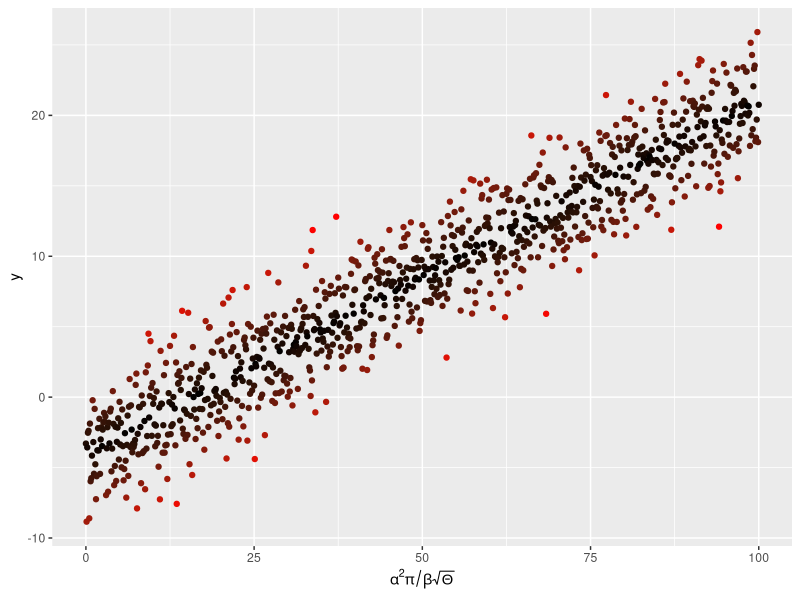
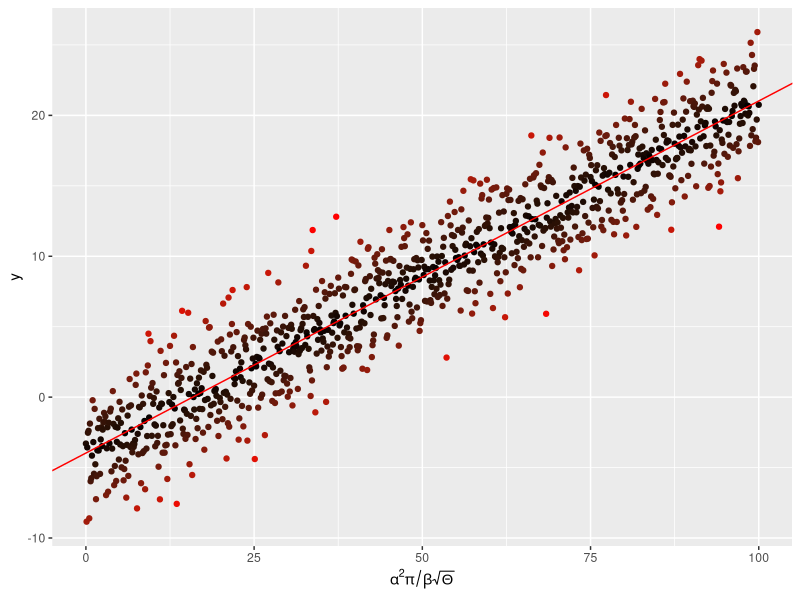
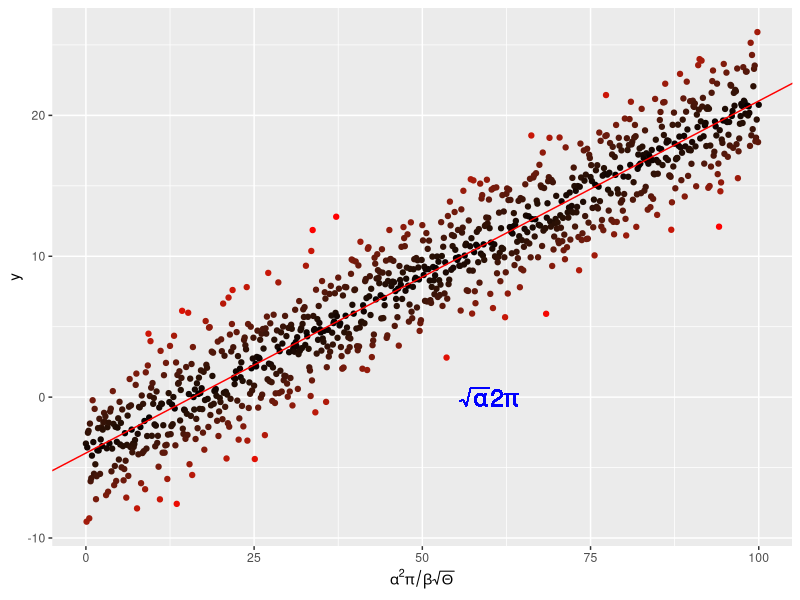

These figures' R source, in order: (Note: this script raises an error after producing the figures.)
rm(list = ls())

require(ggplot2)
##### Mathematical display
####### Let’s try mathematical annotation on a axis, and in the plot area.
####### First create some linear regression “data”:

x <- seq(0, 100, by = 0.1)
y <- -4. + 0.25 * x +
  rnorm(length(x), mean = 0., sd = 2.5)

# and put them in a dataframe
my_data <- data.frame(x = x, y = y)

# perform a linear regression
my_lm <- summary(lm(y ~ x, data = my_data))

# plot the data
p <-  ggplot(my_data, aes(x = x, y = y,
                          colour = abs(my_lm$residual))
) +
  geom_point() +
  scale_colour_gradient(low = "black", high = "red") +
  theme(legend.position = "none") +
  scale_x_continuous(
    expression(alpha^2 * pi / beta * sqrt(Theta)))
p
# add the regression line
p <- p + geom_abline(
  intercept = my_lm$coefficients[1][1],
  slope = my_lm$coefficients[2][1],
  colour = "red")
p
# throw some math on the plot
p <- p + geom_text(aes(x = 60, y = 0,
                       label = "sqrt(alpha) * 2* pi"), 
                   parse = TRUE, size = 6, 
                   colour = "blue")

p

pdf("../results/MyLinReg.pdf")
p
graphics.off()
